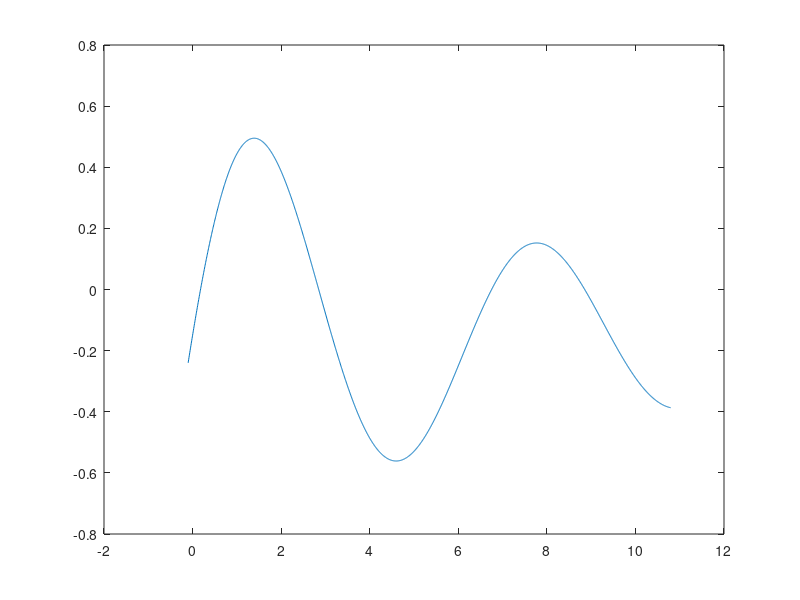

Write MATLAB code to recreate this figure. (Note: this script raises an error after producing the figure.)
a = -0.1
b = 10.8
eps = 0.0000001

%result = dichotomy(a, b, eps)

x = a : pi / 500 : b;
y = 3.6 .* (sin(x) ./ (x + 4.1)) - 0.15;

plot(x, y)

%Построили график функции, увидели периодичность
%Пускаем дихотомию по отрезкам длиной pi / 2.

j = a;
i = 0;
while i + pi/2 <= b
  i = i + pi/2;
  res = dichotomy(j, i, eps);
  plot(x, y);  
  hold on; 
  plot(res, 0 ,'r*');
  
  disp(res);
  disp(fun(res));
  j = i;
endwhile

